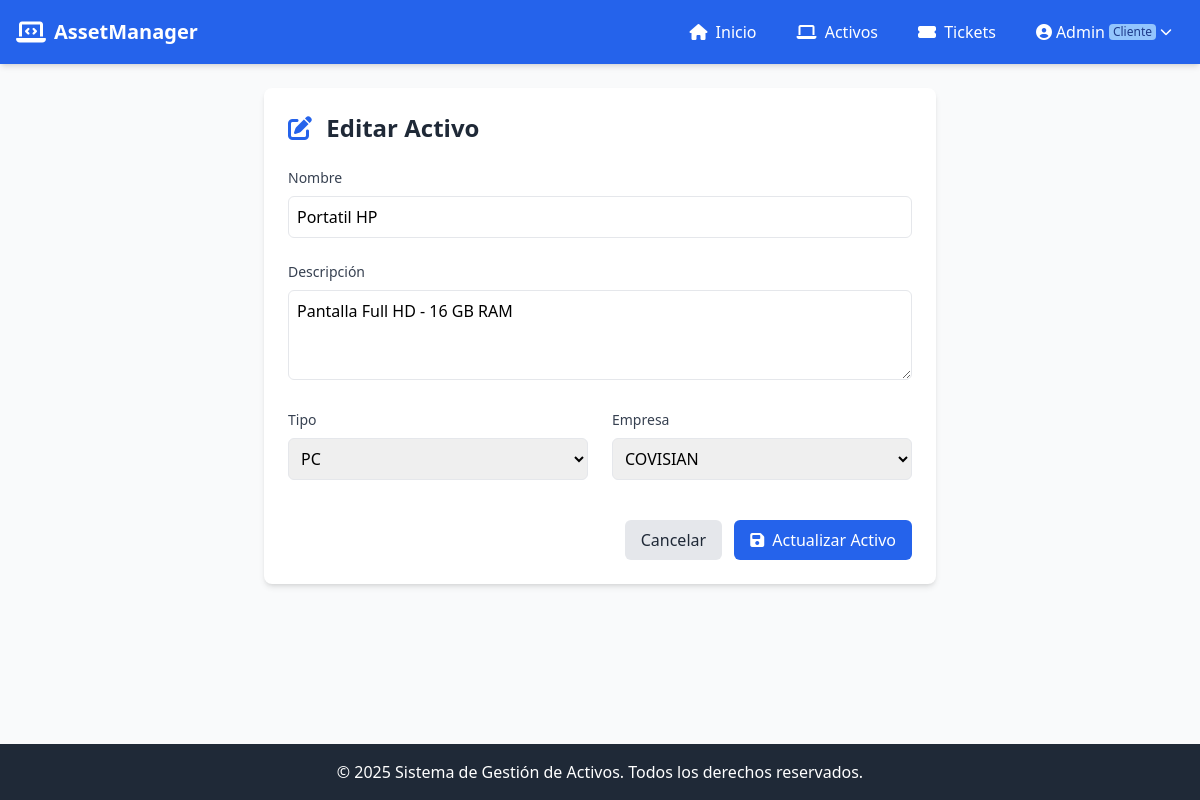
/activos/editar/2/ (signed in), run on the app's committed database.
### inventory/models.py (models this page shows, shortened)
class Activo(models.Model):
    nombre = models.CharField(max_length=255)
    descripcion = models.TextField(blank=True)
    tipo = models.CharField(max_length=100, choices=[('PC', 'PC'), ('Impresora', 'Impresora'), ('Router', 'Router')])
    empresa = models.ForeignKey(Empresa, on_delete=models.CASCADE)
    fecha_registro = models.DateField(auto_now_add=True)

### inventory/views.py (the view)
# urls.py: path('activos/editar/<int:activo_id>/', views.editar_activo, name='editar_activo'),
@admin_required
def editar_activo(request, activo_id):
    activo = get_object_or_404(Activo, id=activo_id)
    if request.method == 'POST':
        form = ActivoForm(request.POST, instance=activo)
        if form.is_valid():
            form.save()
            messages.success(request, 'Activo actualizado correctamente.')
            return redirect('activos_por_empresa')
    else:
        form = ActivoForm(instance=activo)
    return render(request, 'inventory/activo_form.html', {
        'form': form,
        'activo': activo,
        'is_edit': True
    })

### inventory/forms.py
class ActivoForm(forms.ModelForm):
    class Meta:
        model = Activo
        fields = ['nombre', 'descripcion', 'tipo', 'empresa']
        widgets = {
            'nombre': forms.TextInput(attrs={
                'class': 'w-full p-2 border rounded-md focus:outline-none focus:ring-2 focus:ring-blue-500',
                'placeholder': 'Nombre del activo',
            }),
            'descripcion': forms.Textarea(attrs={
                'class': 'w-full p-2 border rounded-md focus:outline-none focus:ring-2 focus:ring-blue-500',
                'placeholder': 'Descripción del activo',
                'rows': 3,
            }),
            'tipo': forms.Select(attrs={
                'class': 'w-full p-2 border rounded-md focus:outline-none focus:ring-2 focus:ring-blue-500',
            }),
            'empresa': forms.Select(attrs={
                'class': 'w-full p-2 border rounded-md focus:outline-none focus:ring-2 focus:ring-blue-500',
            }),
        }

### inventory/models.py (called while the page is built)
    def __str__(self):
        return self.nombre

### inventory/templates/inventory/activo_form.html (shortened to what this page needs)
{% extends 'inventory/base.html' %}
{% block content %}
<div class="bg-white shadow-md rounded-lg p-6 max-w-2xl mx-auto">
    <h1 class="text-2xl font-bold text-gray-800 mb-6">
        <i class="fas fa-{% if is_edit %}edit{% else %}plus-circle{% endif %} text-blue-600 mr-2"></i>
        {% if is_edit %}Editar{% else %}Crear Nuevo{% endif %} Activo
    </h1>
    <form method="post" class="space-y-6">
        <div class="space-y-2">
            <label for="{{ form.nombre.id_for_label }}" class="block text-sm font-medium text-gray-700">Nombre</label>
            {{ form.nombre }}
        </div>
        <div class="space-y-2">
            <label for="{{ form.descripcion.id_for_label }}" class="block text-sm font-medium text-gray-700">Descripción</label>
            {{ form.descripcion }}
        </div>
        <div class="grid grid-cols-1 md:grid-cols-2 gap-6">
            <div class="space-y-2">
                <label for="{{ form.tipo.id_for_label }}" class="block text-sm font-medium text-gray-700">Tipo</label>
                {{ form.tipo }}
            </div>
            <div class="space-y-2">
                <label for="{{ form.empresa.id_for_label }}" class="block text-sm font-medium text-gray-700">Empresa</label>
                {{ form.empresa }}
            </div>
        </div>
        <div class="flex justify-end space-x-3 pt-4">
            <a href="{% url 'activos_por_empresa' %}" class="px-4 py-2 bg-gray-200 text-gray-800 rounded-md hover:bg-gray-300 transition">
                Cancelar
            </a>
            <button type="submit" class="px-4 py-2 bg-blue-600 text-white rounded-md hover:bg-blue-700 transition">
                <i class="fas fa-save mr-1"></i> {% if is_edit %}Actualizar{% else %}Guardar{% endif %} Activo
            </button>
        </div>
    </form>
</div>
{% endblock %}

### inventory/templates/inventory/base.html (shortened to what this page needs)
{% load static %}
<!DOCTYPE html>
<html lang="es">
<head>
    <script src="https://cdn.tailwindcss.com"></script>
    <link rel="stylesheet" href="https://cdnjs.cloudflare.com/ajax/libs/font-awesome/6.4.0/css/all.min.css">
    <link rel="stylesheet" href="{% static 'css/styles.css' %}">
</head>
<body class="bg-gray-50 font-sans">
    <div class="min-h-screen flex flex-col">
        {% if user.is_authenticated %}
        <nav class="bg-blue-600 text-white shadow-md">
            <div class="max-w-7xl mx-auto px-4">
                <div class="flex justify-between h-16">
                    <div class="flex items-center">
                        <a href="{% url 'inicio' %}" class="flex items-center space-x-2">
                            <i class="fas fa-laptop-code text-2xl"></i>
                            <span class="font-bold text-xl">AssetManager</span>
                        </a>
                    </div>
                    <div class="flex items-center space-x-4">
                        <a href="{% url 'inicio' %}" class="px-3 py-2 rounded-md hover:bg-blue-700 transition">
                            <i class="fas fa-home mr-1"></i> Inicio
                        </a>
                        <a href="{% url 'activos_por_empresa' %}" class="px-3 py-2 rounded-md hover:bg-blue-700 transition">
                            <i class="fas fa-laptop mr-1"></i> Activos
                        </a>
                        <a href="{% url 'lista_tickets' %}" class="px-3 py-2 rounded-md hover:bg-blue-700 transition">
                            <i class="fas fa-ticket-alt mr-1"></i> Tickets
                        </a>
                        <div class="relative" id="user-menu-container">
                            <button id="user-menu-button" class="flex items-center px-3 py-2 rounded-md hover:bg-blue-700 transition">
                                <i class="fas fa-user-circle mr-1"></i>
                                {{ user.username }}
                                {% if perfil.rol == 'admin' %}
                                    <span class="ml-1 text-xs bg-red-500 text-white px-1 rounded">Admin</span>
                                {% elif perfil.rol == 'tecnico' %}
                                    <span class="ml-1 text-xs bg-green-500 text-white px-1 rounded">Técnico</span>
                                {% else %}
                                    <span class="ml-1 text-xs bg-blue-300 text-blue-900 px-1 rounded">Cliente</span>
                                {% endif %}
                                <i class="fas fa-chevron-down ml-1 text-xs"></i>
                            </button>
                        </div>
                    </div>
                </div>
            </div>
        </nav>
        {% endif %}
        <main class="flex-grow">
            <div class="max-w-7xl mx-auto py-6 px-4 sm:px-6 lg:px-8">
                {% block content %}{% endblock %}
            </div>
        </main>
        <footer class="bg-gray-800 text-white py-4 mt-auto">
            <div class="max-w-7xl mx-auto px-4 text-center">
                <p>&copy; 2025 Sistema de Gestión de Activos. Todos los derechos reservados.</p>
            </div>
        </footer>
    </div>
</body>
</html>

### static/css/styles.css (style rules this page uses)
body { font-family: "Inter", sans-serif; }
input, textarea, select { transition: all 0.2s ease-in-out; }

### data on the page
Activo: nombre "Portatil HP", descripcion "Pantalla Full HD - 16 GB RAM", tipo "PC", empresa "COVISIAN"

### other printed values
{{ user.username }} "Admin"
